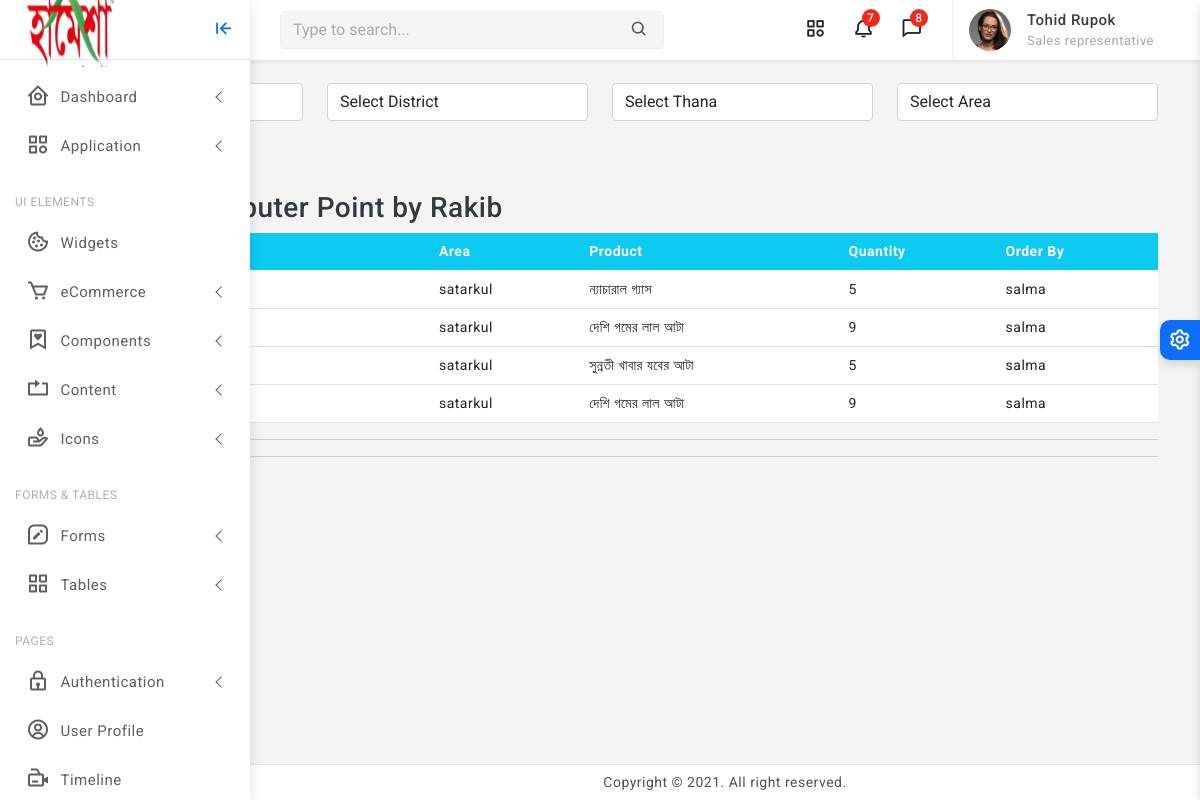
The page /index/ (signed in) on the database its author committed.
### dashboard/models.py (models this page shows, shortened)
class Shop(models.Model):
    shop_name = models.CharField(max_length=200, verbose_name="Shop Name")
    shop_owner = models.CharField(max_length=200, verbose_name="Shop Owner")
    shop_phone = models.CharField(max_length=15, verbose_name="Shop Phone")
    shop_nid = models.CharField(max_length=20, verbose_name="Shop NID")
    shop_email = models.EmailField(max_length=254, verbose_name="Shop Email")
    shop_address = models.TextField(verbose_name="Shop Address")
    zone = models.ForeignKey(Zone, on_delete=models.CASCADE, verbose_name="Shop Zone")
    def __str__(self):
        return self.shop_name

class Order(models.Model):
    name = models.ForeignKey(Product, on_delete=models.CASCADE, null=True, verbose_name="Select Item Name ")
    customer = models.ForeignKey(User, on_delete=models.CASCADE, null=True)
    order_quantity = models.PositiveIntegerField(null=True, verbose_name="Item Quantity")
    shop = models.ForeignKey(Shop, on_delete=models.CASCADE, verbose_name="Shop" )

class Zone(models.Model):
    name = models.CharField(max_length=100)
    district = models.CharField(max_length=100)
    thana = models.CharField(max_length=100)
    area = models.CharField(max_length=100)

class Product(models.Model):
    department = models.ForeignKey(Department, on_delete=models.CASCADE, verbose_name="Dept/Company")
    name = models.CharField(max_length=200, verbose_name="Product Name")
    product_code = models.CharField(max_length=100, verbose_name="Product Code")
    product_dp = models.DecimalField(max_digits=10, decimal_places=2, verbose_name="Product DP")
    product_tp = models.DecimalField(max_digits=10, decimal_places=2, verbose_name="Product TP")
    product_mrp = models.DecimalField(max_digits=10, decimal_places=2, verbose_name="Product MRP")
    product_sku = models.CharField(max_length=100, verbose_name="Product SKU")
    product_factor = models.DecimalField(max_digits=10, decimal_places=2, verbose_name="Product Factor")
    product_details = models.TextField(verbose_name="Product Details", blank=True, null=True)

### dashboard/views.py (the view, shortened to what this page needs)
# urls.py: path('index/', views.index, name='dashboard-index'),
@login_required(login_url='user-login')
def index(request):
    product = Product.objects.all()
    product_count = product.count()
    order = Order.objects.all()
    order_count = order.count()
    customer = User.objects.filter(groups=2)
    customer_count = customer.count()
    zones = Zone.objects.values('name').distinct()
    shops = None
    selected_shop = None
    shop_orders = None
    form = OrderForm()
    if request.method == 'GET':
        zone_name = request.GET.get('zone_name')
        zone_district = request.GET.get('zone_district')
        zone_thana = request.GET.get('zone_thana')
        zone_area = request.GET.get('zone_area')
        if 'selected_shop_id' in request.session:
            try:
                selected_shop = Shop.objects.get(id=request.session['selected_shop_id'])
                shop_orders = Order.objects.filter(shop=selected_shop, customer=request.user)
            except Shop.DoesNotExist:
                selected_shop = None
                shop_orders = None
    context = {
        'form': form,
        'order': order,
        'product': product,
        'product_count': product_count,
        'order_count': order_count,
        'customer_count': customer_count,
        'zones': zones,
        'shops': shops,
        'selected_shop': selected_shop,
        'shop_orders': shop_orders,
    }
    return render(request, 'dashboard/index.html', context)

### dashboard/forms.py
class OrderForm(forms.ModelForm):
    class Meta:
        model = Order
        fields = ['name', 'order_quantity']

### templates/dashboard/index.html (shortened to what this page needs)
{% extends 'partials/base0.html' %}
{% block content %}
{% if user.is_authenticated and user.is_staff and user.is_superuser %}
{% include 'partials/topside.html' %}
<div class="row ">
    <div class="col-md-6 my-4">
        <div class="bg-white">
            <div class="card-body">
                <canvas id="myChart1" width="400" height="300"></canvas>
                <script>
                    var ctx = document.getElementById('myChart1').getContext('2d');
                    var myChart1 = new Chart(ctx, {
                        type: 'pie',
                        data: {
                            labels: [{% for product in product %} '{{product.name}}', {% endfor %}],
                    datasets: [{
                        label: 'Number of Products',
                        data: [{% for product in product %} {{ product.quantity }}, {% endfor %}],
                        backgroundColor: [
                            'rgba(255, 99, 132, 1)',
                            'rgba(54, 162, 235, 1)',
                            'rgba(255, 206, 86, 1)',
                            'rgba(75, 192, 192, 1)',
                            'rgba(153, 102, 255, 1)',
                            'rgba(255, 159, 64, 1)'
                        ],
                            borderColor: [
                                'rgba(255, 99, 132, 1)',
                                'rgba(54, 162, 235, 1)',
                                'rgba(255, 206, 86, 1)',
                                'rgba(75, 192, 192, 1)',
                                'rgba(153, 102, 255, 1)',
                                'rgba(255, 159, 64, 1)'
                            ],
                                borderWidth: 1
                    }]
                        },
                    options: {
                        scales: {
                            yAxes: [{
                                ticks: {
                                    beginAtZero: true
                                }
                            }]
                        }
                    }
                    });
                </script>
            </div>
        </div>
    </div>
    <div class="col-md-6 my-4">
        <div class="bg-white">
            <div class="card-body">
                <canvas id="myChart" width="400" height="300"></canvas>
                <script>
                    var ctx = document.getElementById('myChart').getContext('2d');
                    var myChart = new Chart(ctx, {
                        type: 'bar',
                        data: {
                            labels: [{% for order in order %} '{{order.name}}',{% endfor %}],
                    datasets: [{
                        label: 'Orders',
                        data: [{% for order in order %} {{ order.order_quantity }}, {% endfor %}],
                        backgroundColor: [
                            'rgba(255, 99, 132, 1)',
                            'rgba(54, 162, 235, 1)',
                            'rgba(255, 206, 86, 1)',
                            'rgba(75, 192, 192, 1)',
                            'rgba(153, 102, 255, 1)',
                            'rgba(255, 159, 64, 1)'
                        ],
                            borderColor: [
                                'rgba(255, 99, 132, 1)',
                                'rgba(54, 162, 235, 1)',
                                'rgba(255, 206, 86, 1)',
                                'rgba(75, 192, 192, 1)',
                                'rgba(153, 102, 255, 1)',
                                'rgba(255, 159, 64, 1)'
                            ],
                                borderWidth: 1
                    }]
                        },
                    options: {
                        scales: {
                            yAxes: [{
                                ticks: {
                                    beginAtZero: true
                                }
                            }]
                        }
                    }
                    });
                </script>
            </div>
        </div>
    </div>
</div>
{% else %}
{% include 'dashboard/customer_index.html' %}
{% endif%}
{% endblock %}

### templates/dashboard/customer_index.html (shortened to what this page needs)
{% load crispy_forms_tags %}
<br><br><hr>
<div class="container">
    <div class="row mt-4">
        <div class="col-12">
            <form method="GET" action="{% url 'dashboard-index' %}" class="mb-4">
                <div class="row">
                    <div class="col-12 col-md-3 mb-2">
                    </div>
                    <div class="col-12 col-md-3 mb-2">
                        <select name="zone_district" class="form-control">
                            <option value="">Select District</option>
                        </select>
                    </div>
                    <div class="col-12 col-md-3 mb-2">
                        <select name="zone_thana" class="form-control">
                            <option value="">Select Thana</option>
                        </select>
                    </div>
                    <div class="col-12 col-md-3 mb-2">
                        <select name="zone_area" class="form-control">
                            <option value="">Select Area</option>
                        </select>
                    </div>
                </div>
                <button type="submit" class="btn btn-primary">Search</button>
            </form>
            {% if shop_orders.exists %}
                <h3>Orders for {{ selected_shop.shop_name }}</h3>
                <table class="table bg-white table-responsive">
                    <thead class="bg-info text-white">
                        <tr>
                            <th scope="col">Shop Name</th>
                            <th scope="col">Area</th>
                            <th scope="col">Product</th>
                            <th scope="col">Quantity</th>
                            <th scope="col">Order By</th>
                        </tr>
                    </thead>
                    <tbody>
                        {% for order in shop_orders %}
                            <tr>
                                <td>{{ order.shop }}</td>
                                <td>{{ order.shop.zone.area }}</td>
                                <td>{{ order.name.name }}</td>
                                <td>{{ order.order_quantity }}</td>
                                <td>{{ order.customer }}</td>
                            </tr>
                        {% endfor %}
                    </tbody>
                </table>
                <hr><hr>
            {% else %}
            <p class="animated-text" style="animation: fadeIn 2s ease-in-out;">আপনার অর্ডার দেওয়ার জন্য একটি দোকান বেছে নিন</p>
            {% endif %}
        </div>
    </div>
</div>

### static/assets/css/app.css (style rules this page uses)
body { font-size: 14px; color: #4c5258; letter-spacing: .5px; background-color: #f4f4f4; overflow-x: hidden; font-family: Roboto, sans-serif }

### rows shown on the page
Shop: shop_name "Computer Point by Rakib"
Order: shop.zone.area "satarkul", name.name "ন্যাচারাল গ্যাস", order_quantity "5", customer "salma"
Order: shop.zone.area "satarkul", name.name "দেশি গমের লাল আটা", order_quantity "9", customer "salma"
Order: shop.zone.area "satarkul", name.name "সুন্নতী খাবার যবের আটা", order_quantity "5", customer "salma"
Order: shop.zone.area "satarkul", name.name "দেশি গমের লাল আটা", order_quantity "9", customer "salma"
